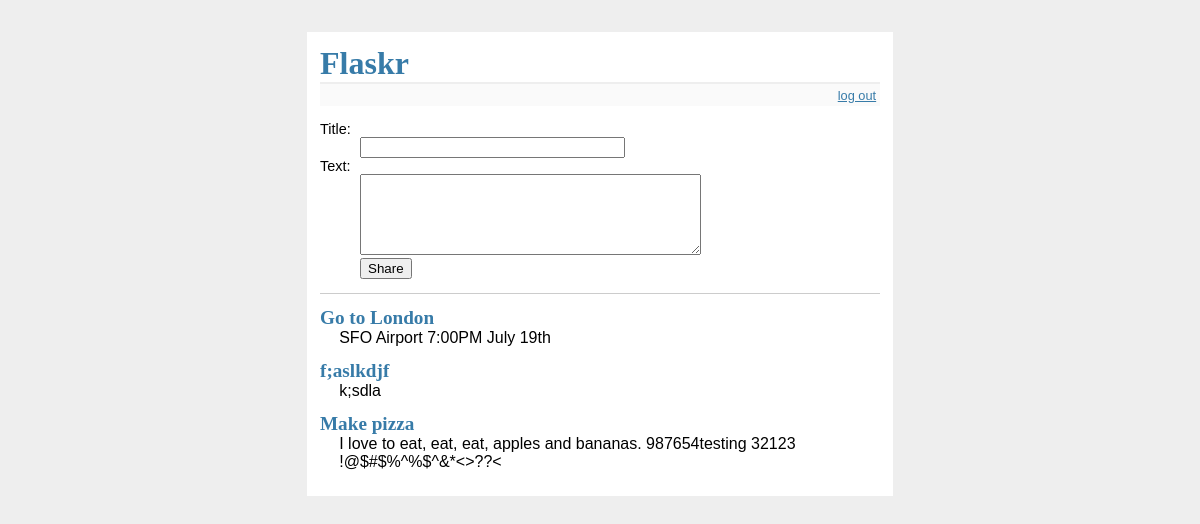
The page / (signed in) on the database its author committed.
### tables this page shows
CREATE TABLE entries (
	id integer primary key autoincrement,
	title text not null,
	text text not null
);

### flaskr.py (the view)
@app.route('/')
def show_entries():
    db = get_db()
    cur = db.execute('select title, text from entries order by id desc')
    entries = cur.fetchall()
    return render_template('show_entries.html', entries=entries)

### flaskr.py (called while the page is built)
def connect_db():
    rv = sqlite3.connect(app.config['DATABASE'])
    rv.row_factory = sqlite3.Row
    return rv

def get_db():
    if not hasattr(g, 'sqlite_db'):
        g.sqlite_db = connect_db()
    return g.sqlite_db

### templates/show_entries.html
{% extends "layout.html" %}
{% block body %}
  {% if session.logged_in %}
    <form action="{{ url_for('add_entry') }}" method=post class=add-entry>
      <dl>
        <dt>Title:
        <dd><input type=text size=30 name=title>
        <dt>Text:
        <dd><textarea name=text rows=5 cols=40></textarea>
        <dd><input type=submit value=Share>
      </dl>
    </form>
  {% endif %}
  <ul class=entries>
  {% for entry in entries %}
    <li><h2>{{ entry.title }}</h2>{{ entry.text|safe }}
  {% else %}
    <li><em>Unbelievable.  No entries here so far</em>
  {% endfor %}
  </ul>
{% endblock %}

### static/style.css (style rules this page uses)
a, h1, h2 { color: #377ba8; }
h1, h2 { font-family: 'Georgia', serif; margin: 0; }
h2 { font-size: 1.2em; }
.entries { list-style: none; margin: 0; padding:0; }
.entries li { margin: 0.8em 1.2em; }
.entries li h2 { margin-left: -1em; }
.add-entry { font-size: 0.9em; border-bottom: 1px solid #ccc; }

### rows shown on the page
entries: title "Go to London", text "SFO Airport 7:00PM July 19th"
entries: title "f;aslkdjf", text "k;sdla"
entries: title "Make pizza", text "I love to eat, eat, eat, apples and bananas. 987654testing 32123 !@$#$%^%$^&*<>?? <"
